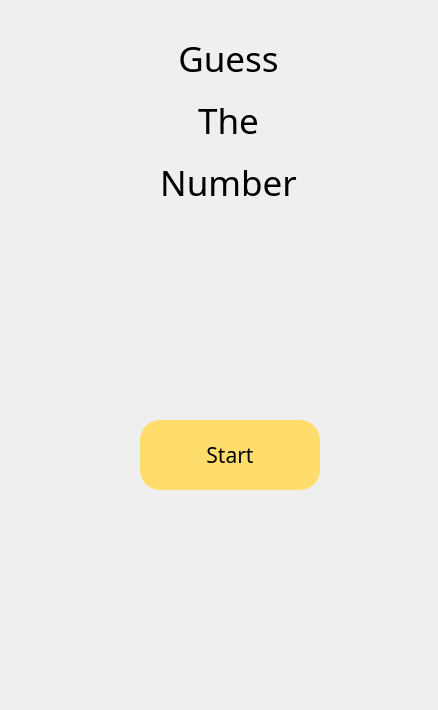
<?xml version="1.0" encoding="UTF-8"?>
<ui version="4.0">
 <class>MainWindow</class>
 <widget class="QMainWindow" name="MainWindow">
  <property name="geometry">
   <rect>
    <x>0</x>
    <y>0</y>
    <width>438</width>
    <height>710</height>
   </rect>
  </property>
  <property name="windowTitle">
   <string>MainWindow</string>
  </property>
  <property name="styleSheet">
   <string notr="true">#startButton{
	background-color: rgb(255, 221, 109);
	border-radius: 20px;
}
</string>
  </property>
  <widget class="QWidget" name="centralwidget">
   <widget class="QWidget" name="componentWidget" native="true">
    <property name="geometry">
     <rect>
      <x>0</x>
      <y>0</y>
      <width>438</width>
      <height>710</height>
     </rect>
    </property>
    <property name="styleSheet">
     <string notr="true"/>
    </property>
    <widget class="QLabel" name="lineDesign">
     <property name="geometry">
      <rect>
       <x>310</x>
       <y>0</y>
       <width>301</width>
       <height>741</height>
      </rect>
     </property>
     <property name="text">
      <string/>
     </property>
     <property name="pixmap">
      <pixmap>Line Design.svg</pixmap>
     </property>
    </widget>
    <widget class="QWidget" name="titleWidget" native="true">
     <property name="geometry">
      <rect>
       <x>100</x>
       <y>30</y>
       <width>257</width>
       <height>180</height>
      </rect>
     </property>
     <layout class="QVBoxLayout" name="verticalLayout">
      <item>
       <widget class="QLabel" name="gameTitle">
        <property name="font">
         <font>
          <family>Porter Sans Block</family>
          <pointsize>26</pointsize>
         </font>
        </property>
        <property name="text">
         <string>Guess</string>
        </property>
        <property name="alignment">
         <set>Qt::AlignCenter</set>
        </property>
       </widget>
      </item>
      <item>
       <widget class="QLabel" name="gameTitle_2">
        <property name="font">
         <font>
          <family>Porter Sans Block</family>
          <pointsize>26</pointsize>
         </font>
        </property>
        <property name="text">
         <string>The</string>
        </property>
        <property name="alignment">
         <set>Qt::AlignCenter</set>
        </property>
       </widget>
      </item>
      <item>
       <widget class="QLabel" name="gameTitle_3">
        <property name="font">
         <font>
          <family>Porter Sans Block</family>
          <pointsize>26</pointsize>
         </font>
        </property>
        <property name="text">
         <string>Number</string>
        </property>
        <property name="alignment">
         <set>Qt::AlignCenter</set>
        </property>
       </widget>
      </item>
     </layout>
    </widget>
    <widget class="QPushButton" name="startButton">
     <property name="geometry">
      <rect>
       <x>140</x>
       <y>420</y>
       <width>180</width>
       <height>70</height>
      </rect>
     </property>
     <property name="font">
      <font>
       <family>Porter Sans Block</family>
       <pointsize>16</pointsize>
      </font>
     </property>
     <property name="text">
      <string>Start</string>
     </property>
    </widget>
    <widget class="QLabel" name="randonNumbers">
     <property name="geometry">
      <rect>
       <x>-30</x>
       <y>420</y>
       <width>481</width>
       <height>361</height>
      </rect>
     </property>
     <property name="text">
      <string/>
     </property>
     <property name="pixmap">
      <pixmap>Random Numbers.png</pixmap>
     </property>
    </widget>
    <zorder>randonNumbers</zorder>
    <zorder>lineDesign</zorder>
    <zorder>titleWidget</zorder>
    <zorder>startButton</zorder>
   </widget>
  </widget>
 </widget>
 <resources/>
 <connections/>
</ui>
